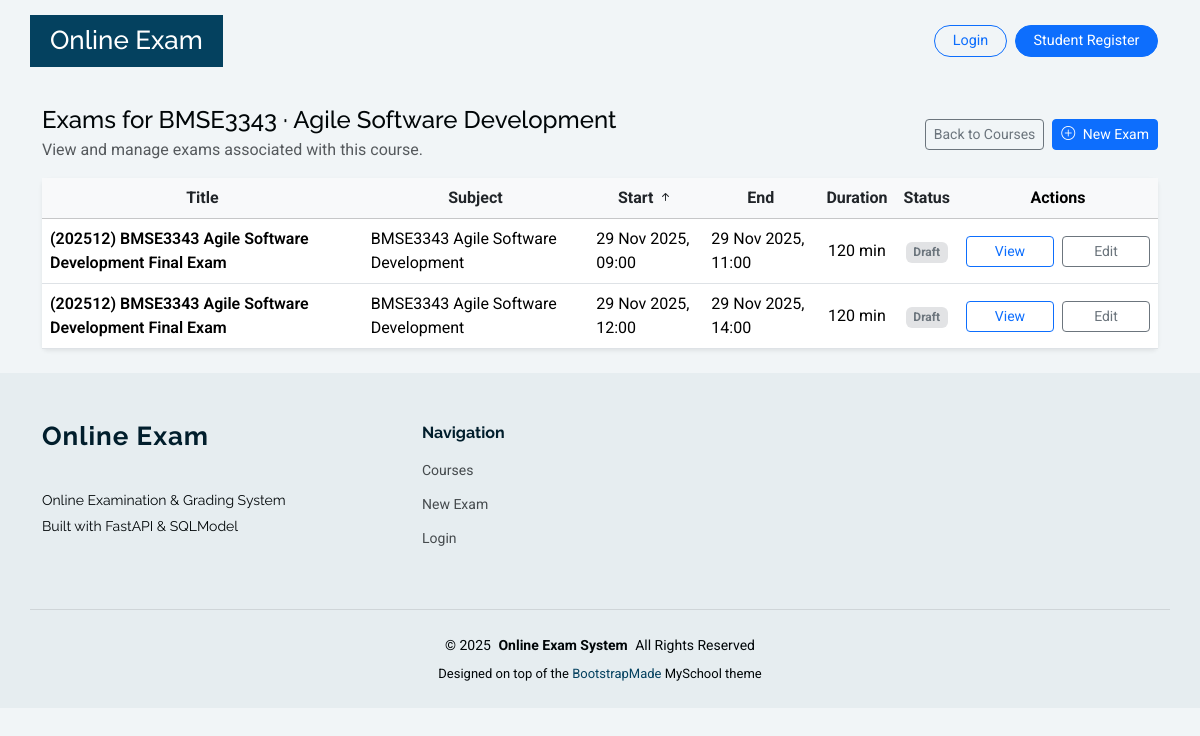
Before: /exams/course/1 with the older database file.
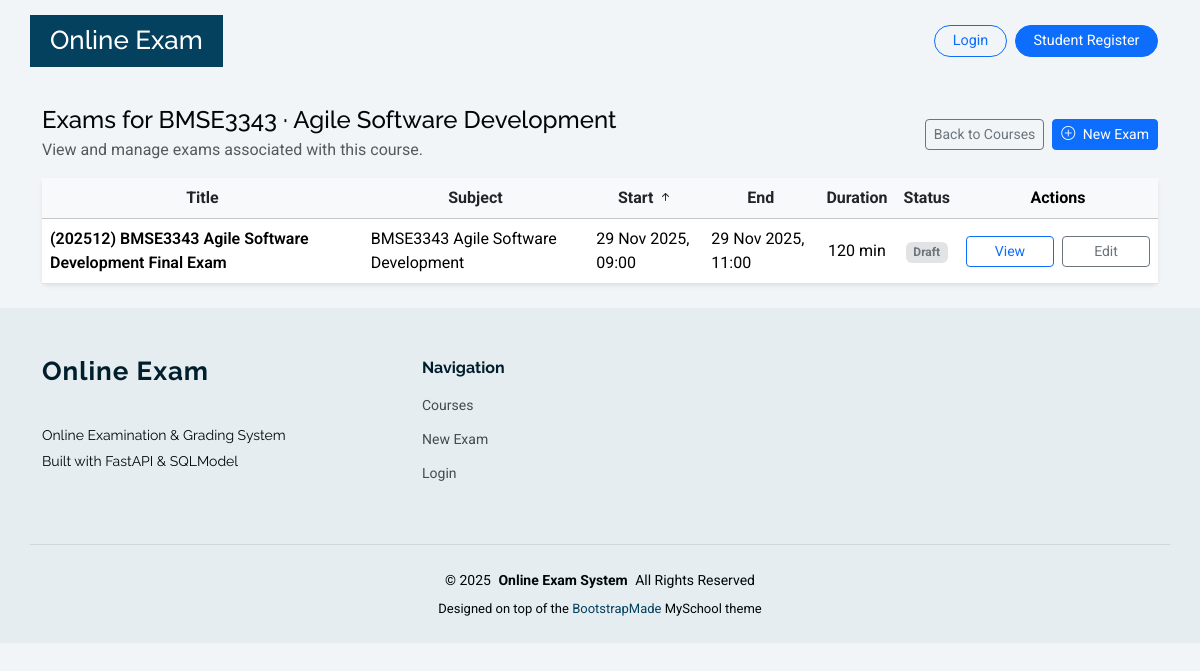
After: the same page with the newer database file.
### app/models.py (models this page shows)
class Course(SQLModel, table=True):
    __table_args__ = (UniqueConstraint("code", name="uq_course_code"),)
    id: Optional[int] = Field(default=None, primary_key=True)
    code: str
    name: str
    description: Optional[str] = None
    created_at: datetime = Field(default_factory=datetime.utcnow)

class Exam(SQLModel, table=True):
    id: Optional[int] = Field(default=None, primary_key=True)
    title: str
    subject: str
    duration_minutes: int
    start_time: Optional[datetime] = None
    end_time: Optional[datetime] = None
    course_id: Optional[int] = Field(default=None, foreign_key="course.id")
    instructions: Optional[str] = None
    status: str = Field(default="draft")
    created_at: datetime = Field(default_factory=datetime.utcnow)
    updated_at: datetime = Field(default_factory=datetime.utcnow)

### app/routers/exams.py (the view)
@router.get("/course/{course_id}")
def exams_for_course(
    course_id: int,
    request: Request,
    sort: Optional[str] = Query("start"),
    direction: Optional[str] = Query("asc"),
    session: Session = Depends(get_session),
    current_user: Optional[User] = Depends(get_current_user),
):
    course = session.get(Course, course_id)
    if not course:
        raise HTTPException(status_code=404, detail="Course not found")
    exams = session.exec(select(Exam).where(Exam.course_id == course_id)).all()
    key_map = {
        "title": lambda e: e.title or "",
        "subject": lambda e: e.subject or "",
        "start": lambda e: e.start_time or datetime.max,
        "end": lambda e: e.end_time or datetime.max,
        "duration": lambda e: e.duration_minutes or 0,
        "status": lambda e: (e.status or "").lower(),
    }
    sort_key = key_map.get(sort or "start", key_map["start"])
    is_desc = (direction or "asc").lower() == "desc"
    exams_sorted = sorted(exams, key=sort_key, reverse=is_desc)
    has_sort = (sort not in (None, "", "start")) or (
        (direction or "asc").lower() != "asc"
    )
    context = {
        "request": request,
        "course": course,
        "exams": exams_sorted,
        "sort": sort,
        "direction": "desc" if is_desc else "asc",
        "has_sort": has_sort,
        "current_user": current_user,
    }
    return templates.TemplateResponse("exams/list_by_course.html", context)

### app/database.py (called while the page is built)
def get_session() -> Iterator[Session]:
    with Session(engine) as session:
        yield session

### app/deps.py (called while the page is built, shortened)
def get_current_user(
    request: Request, session: Session = Depends(get_session)
) -> Optional[User]:
    user_id = request.session.get("user_id")
    if not user_id:
        return None

### app/templates/exams/list_by_course.html (shortened to what this page needs)
{% extends "base.html" %}
{% block content %}
<div class="container py-4">
  <div class="d-flex justify-content-between align-items-center mb-3">
    <div>
      <h1 class="h4 mb-1">Exams for {{ course.code }} · {{ course.name }}</h1>
      <p class="text-muted mb-0">View and manage exams associated with this course.</p>
    </div>
    <div class="d-flex gap-2 flex-wrap justify-content-end">
      <a href="/courses/" class="btn btn-outline-secondary btn-sm">Back to Courses</a>
      <a href="/exams/new?course_id={{ course.id }}" class="btn btn-primary btn-sm">
        <i class="bi bi-plus-circle me-1"></i> New Exam
      </a>
    </div>
  </div>
  {% if exams %}
  <div class="card border-0 shadow-sm">
    <div class="card-body p-0">
      <div class="table-responsive">
        <table class="table align-middle mb-0">
          <thead class="table-light">
            <tr>
              <th scope="col" class="text-center">
                <a href="?sort=title&direction={% if sort == 'title' and direction == 'asc' %}desc{% else %}asc{% endif %}"
                   class="text-decoration-none text-dark">
                  Title
                </a>
              </th>
              <th scope="col" class="text-center">
                <a href="?sort=subject&direction={% if sort == 'subject' and direction == 'asc' %}desc{% else %}asc{% endif %}"
                   class="text-decoration-none text-dark">
                  Subject
                </a>
              </th>
              <th scope="col" class="text-center">
                <a href="?sort=start&direction={% if sort == 'start' and direction == 'asc' %}desc{% else %}asc{% endif %}"
                   class="text-decoration-none text-dark">
                  Start
                  {% if sort == 'start' %}
                    {% if direction == 'asc' %}
                    <i class="bi bi-arrow-up-short"></i>
                    {% else %}
                    <i class="bi bi-arrow-down-short"></i>
                    {% endif %}
                  {% endif %}
                </a>
              </th>
              <th scope="col" class="text-center">
                <a href="?sort=end&direction={% if sort == 'end' and direction == 'asc' %}desc{% else %}asc{% endif %}"
                   class="text-decoration-none text-dark">
                  End
                </a>
              </th>
              <th scope="col" class="text-center">
                <a href="?sort=duration&direction={% if sort == 'duration' and direction == 'asc' %}desc{% else %}asc{% endif %}"
                   class="text-decoration-none text-dark">
                  Duration
                </a>
              </th>
              <th scope="col" class="text-center">
                <a href="?sort=status&direction={% if sort == 'status' and direction == 'asc' %}desc{% else %}asc{% endif %}"
                   class="text-decoration-none text-dark">
                  Status
                </a>
              </th>
              <th scope="col" class="text-center">Actions</th>
            </tr>
          </thead>
          <tbody>
            {% for exam in exams %}
            <tr>
              <td class="fw-semibold text-start">{{ exam.title }}</td>
              <td class="text-start">{{ exam.subject }}</td>
              <td>
                {% if exam.start_time %}
                  {{ exam.start_time.strftime("%d %b %Y, %H:%M") }}
                {% else %}
                  <span class="text-muted small">Not set</span>
                {% endif %}
              </td>
              <td>
                {% if exam.end_time %}
                  {{ exam.end_time.strftime("%d %b %Y, %H:%M") }}
                {% else %}
                  <span class="text-muted small">Not set</span>
                {% endif %}
              </td>
              <td class="text-center">{{ exam.duration_minutes }} min</td>
              <td class="text-center">
                {% set s = exam.status|lower %}
                <span class="badge
                  {% if s == 'draft' %} bg-secondary-subtle text-secondary
                  {% elif s == 'scheduled' %} bg-info-subtle text-info
                  {% elif s == 'completed' %} bg-success-subtle text-success
                  {% else %} bg-light text-muted border{% endif %}">
                  {{ exam.status|capitalize }}
                </span>
              </td>
              <td class="text-center">
                <div class="d-inline-flex justify-content-center gap-2 exam-actions">
                  <a href="/exams/{{ exam.id }}" class="btn btn-sm btn-outline-primary">View</a>
                  <a href="/exams/{{ exam.id }}/edit" class="btn btn-sm btn-outline-secondary">Edit</a>
                </div>
              </td>
            </tr>
            {% endfor %}
          </tbody>
        </table>
      </div>
    </div>
  </div>
  {% endif %}
</div>
{% endblock %}

### app/templates/base.html (shortened to what this page needs)
<!DOCTYPE html>
<html lang="en">
<head>
  <link href="/static/myschool/assets/vendor/bootstrap/css/bootstrap.min.css" rel="stylesheet">
  <link href="/static/myschool/assets/vendor/bootstrap-icons/bootstrap-icons.css" rel="stylesheet">
  <link href="/static/myschool/assets/vendor/aos/aos.css" rel="stylesheet">
  <link href="/static/myschool/assets/vendor/swiper/swiper-bundle.min.css" rel="stylesheet">
  <link href="/static/myschool/assets/vendor/glightbox/css/glightbox.min.css" rel="stylesheet">
  <link href="/static/myschool/assets/css/main.css" rel="stylesheet">
</head>
<body class="index-page">
  <header id="header" class="header d-flex align-items-center sticky-top">
    <div
      class="header-container container-fluid container-xl position-relative d-flex align-items-center justify-content-end">
      <a href="/" class="logo d-flex align-items-center me-auto">
        <h1 class="sitename">Online Exam</h1>
      </a>
      <div class="d-flex align-items-center gap-2 ms-3 header-user-dropdown">
        {% if current_user %}
          <div class="dropdown">
            <button class="btn btn-outline-primary btn-sm header-auth-btn dropdown-toggle" type="button" id="userMenu"
              data-bs-toggle="dropdown" aria-expanded="false">
              {{ current_user.name }} ({{ current_user.role|capitalize }})
            </button>
            <ul class="dropdown-menu dropdown-menu-end" aria-labelledby="userMenu">
              <li><a class="dropdown-item" href="/courses/">My Courses</a></li>
              {% if current_user.role == "admin" %}
              <li><a class="dropdown-item" href="/admin/users">User Management</a></li>
              {% endif %}
              <li>
                <hr class="dropdown-divider">
              </li>
              <li><a class="dropdown-item" href="/auth/logout">Logout</a></li>
            </ul>
          </div>
        {% else %}
          <a href="/auth/login" class="btn btn-outline-primary btn-sm header-auth-btn">Login</a>
          <a href="/auth/register-student" class="btn btn-primary btn-sm header-auth-btn">Student Register</a>
        {% endif %}
      </div>
    </div>
  </header>
  <main class="main">
    {% block content %}{% endblock %}
  </main>
  <footer id="footer" class="footer position-relative light-background">
    <div class="container footer-top">
      <div class="row gy-4">
        <div class="col-lg-4 col-md-6 footer-about">
          <a href="/courses/" class="logo d-flex align-items-center">
            <span class="sitename">Online Exam</span>
          </a>
          <div class="footer-contact pt-3">
            <p>Online Examination &amp; Grading System</p>
            <p>Built with FastAPI &amp; SQLModel</p>
          </div>
        </div>
        <div class="col-lg-2 col-md-3 footer-links">
          <h4>Navigation</h4>
          <ul>
            <li><a href="/courses/">Courses</a></li>
            <li><a href="/exams/new">New Exam</a></li>
            <li><a href="/auth/login">Login</a></li>
          </ul>
        </div>
      </div>
    </div>
    <div class="container copyright text-center mt-4">
      <p>&copy; <span>2025</span> <strong class="px-1 sitename">Online Exam System</strong> <span>All Rights
          Reserved</span></p>
      <div class="credits">
        Designed on top of the <a href="https://bootstrapmade.com/">BootstrapMade</a> MySchool theme
      </div>
    </div>
  </footer>
</body>
</html>

### app/templates/base.html (style rules this page uses)
.header-user-dropdown .dropdown-toggle, .header-auth-btn { border-radius: 999px; padding-inline: 1.1rem; font-size: 0.9rem; }

### app/templates/exams/list_by_course.html (style rules this page uses)
.exam-actions .btn { min-width: 5.5rem; }

Changed rows visible on the page:
removed Exam: title "(202512) BMSE3343 Agile Software Development Final Exam", subject "BMSE3343 Agile Software Development", start_time "29 Nov 2025, 12:00", end_time "29 Nov 2025, 14:00", duration_minutes "120", status "Draft"
